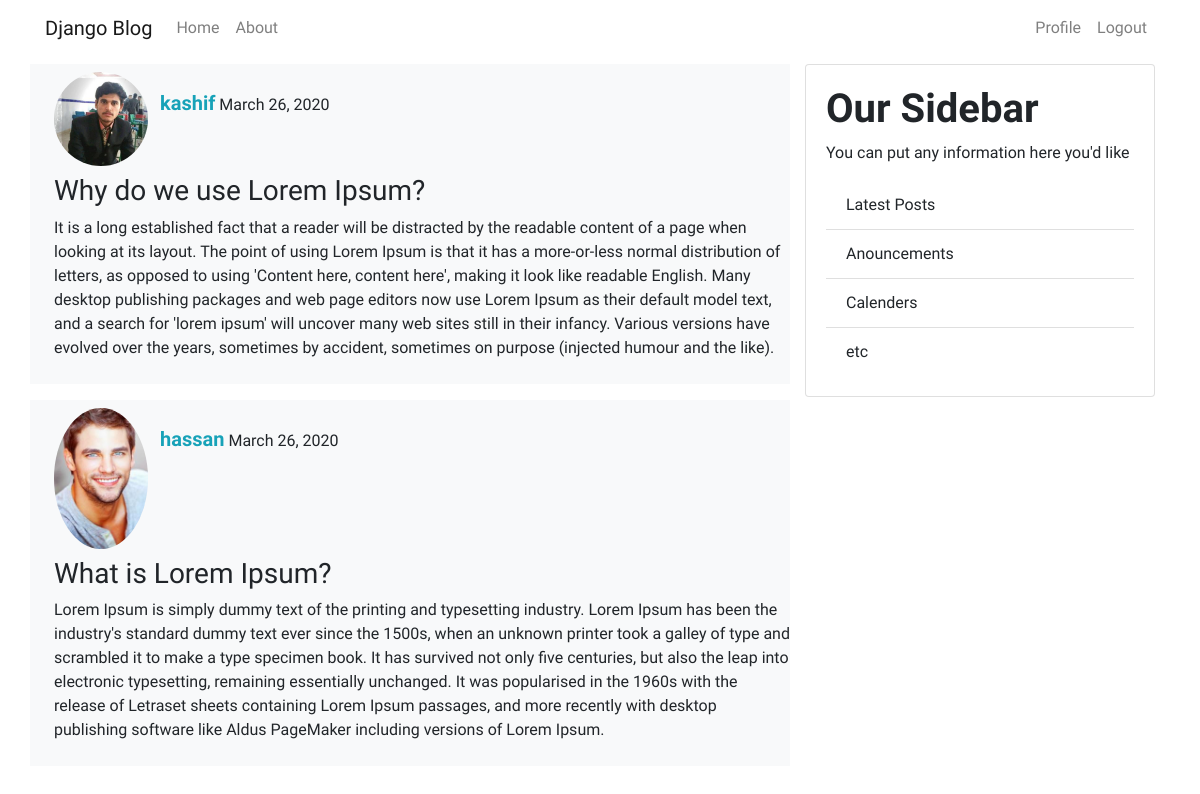
The app's page / (signed in) with its own data.
### blog/models.py (models this page shows, shortened)
class Post(models.Model):
    title = models.CharField(max_length=200)
    content = models.TextField()
    date_posted = models.DateTimeField(default=timezone.now)
    author      = models.ForeignKey(User,on_delete=models.CASCADE)

### users/models.py (models this page shows, shortened)
class Profile(models.Model):
    user  = models.OneToOneField(User,on_delete=models.CASCADE)
    image = models.ImageField(default='azadari.png', upload_to='profile_pics')

### blog/views.py (the view)
# urls.py: path(''      , views.home , name="blog-home" ),
def home(request):
    context = {
        'posts':Post.objects.all()
    }
    return render(request,'blog/home.html',context)

### blog/templates/blog/home.html (shortened to what this page needs)
{% extends 'blog/base.html' %}
{% block content %}
  {% for post in posts %}
    <div class="bg-light mt-3 row" >
      <div class="ml-4 mt-2" >
          <img src="{{post.author.profile.image.url }}" alt="" class="img-fluid rounded-circle" width="94" height="66">
      </div>
      <div class="mt-4">
        <strong class="text-info " >{{ post.author }}</strong>  {{ post.date_posted|date:'F d, Y' }}
      </div>
      <div class="pl-4 pb-2 pt-2">
        <h3>{{ post.title }}</h3>
        <p>{{ post.content }} </p>
      </div>
    </div>
  {% endfor %}
{% endblock content %}

### blog/static/blog/css/style.css (style rules this page uses)
body { font-family: 'Barlow Condensed', sans-serif; background-color:white; }
strong { font-size: 20px; }
img { margin-right: 12px; }

### records on screen
Post: author.profile.image (picture), author "kashif", date_posted "March 26, 2020", title "Why do we use Lorem Ipsum?", content "It is a long established fact that a reader will be distracted by the readable content of a page when looking at its layout. The point of using Lorem Ipsum is that it has a more-or-less normal distribution of letters, as opposed to using 'Content here, content here', making it look like readable English. Many desktop publishing packages and web page editors now use Lorem Ipsum as their default model text, and a search for 'lorem ipsum' will uncover many web sites still in their infancy. Various versions have evolved over the years, sometimes by accident, sometimes on purpose (injected humour and the like)."
Post: author.profile.image (picture), author "hassan", date_posted "March 26, 2020", title "What is Lorem Ipsum?", content "Lorem Ipsum is simply dummy text of the printing and typesetting industry. Lorem Ipsum has been the industry's standard dummy text ever since the 1500s, when an unknown printer took a galley of type and scrambled it to make a type specimen book. It has survived not only five centuries, but also the leap into electronic typesetting, remaining essentially unchanged. It was popularised in the 1960s with the release of Letraset sheets containing Lorem Ipsum passages, and more recently with desktop publishing software like Aldus PageMaker including versions of Lorem Ipsum."
